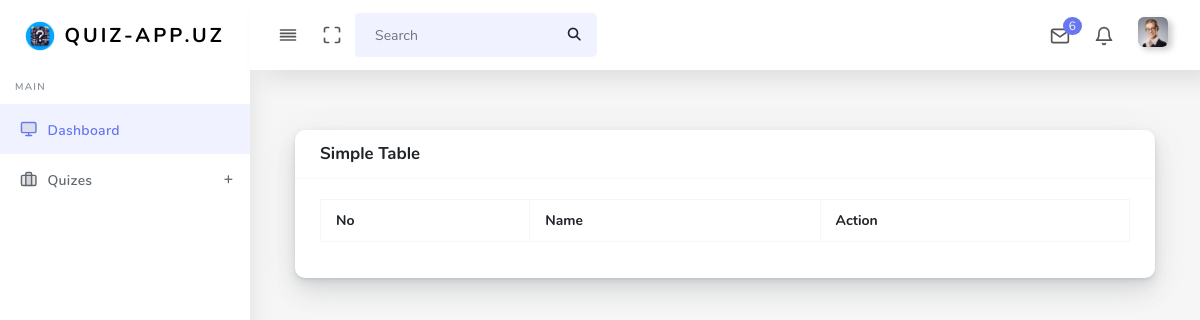
Before: /questions/29 (signed in) with the older database file.
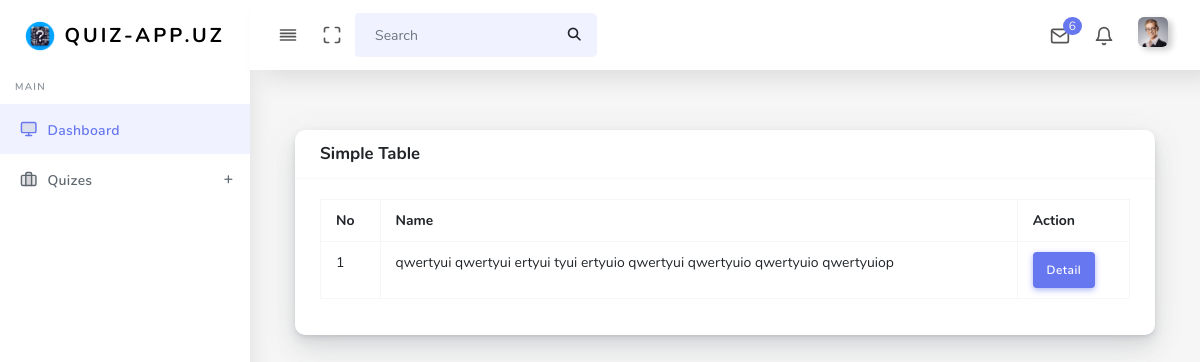
After: the same page with the newer database file.
### main/models.py (models this page shows, shortened)
class Question(models.Model):
    quiz = models.ForeignKey(Quiz, on_delete=models.CASCADE)
    title = models.TextField()

### main/views.py (the view)
# urls.py: path('questions/<int:id>', views.questions_list, name = 'questions'),
@login_required(login_url = 'dash:login')
def questions_list(request, id):
    quests = Question.objects.filter(quiz_id = id)
    context = {
        'questions': quests
    }
    return render (request, 'details/questions.html', context)

### templates/details/questions.html
{%extends 'base.html'%}
  {%block content%}
  <div class="col-12 col-md-12 col-lg-12">
    <div class="card">
      <div class="card-header">
        <h4>Simple Table</h4>
      </div>
      <div class="card-body">
        <div class="table-responsive">
          <table class="table table-bordered table-md">
            <tbody><tr>
              <th>No</th>
              <th>Name</th>
              <th>Action</th>
            </tr>
            <tr>
                {%for question in questions%}
              <td>{{forloop.counter}}</td>
              <td>{{question.title }}</td>
              <td><a href="{%url 'dash:quest_detail' question.id%}" class="btn btn-primary">Detail</a></td>
            </tr>
            {%endfor%}
          </tbody></table>
        </div>
      </div>
    </div>
  </div>
  {%endblock%}

Changed rows visible on the page:
added Question: title "qwertyui qwertyui ertyui tyui ertyuio qwertyui qwertyuio qwertyuio qwertyuiop"
